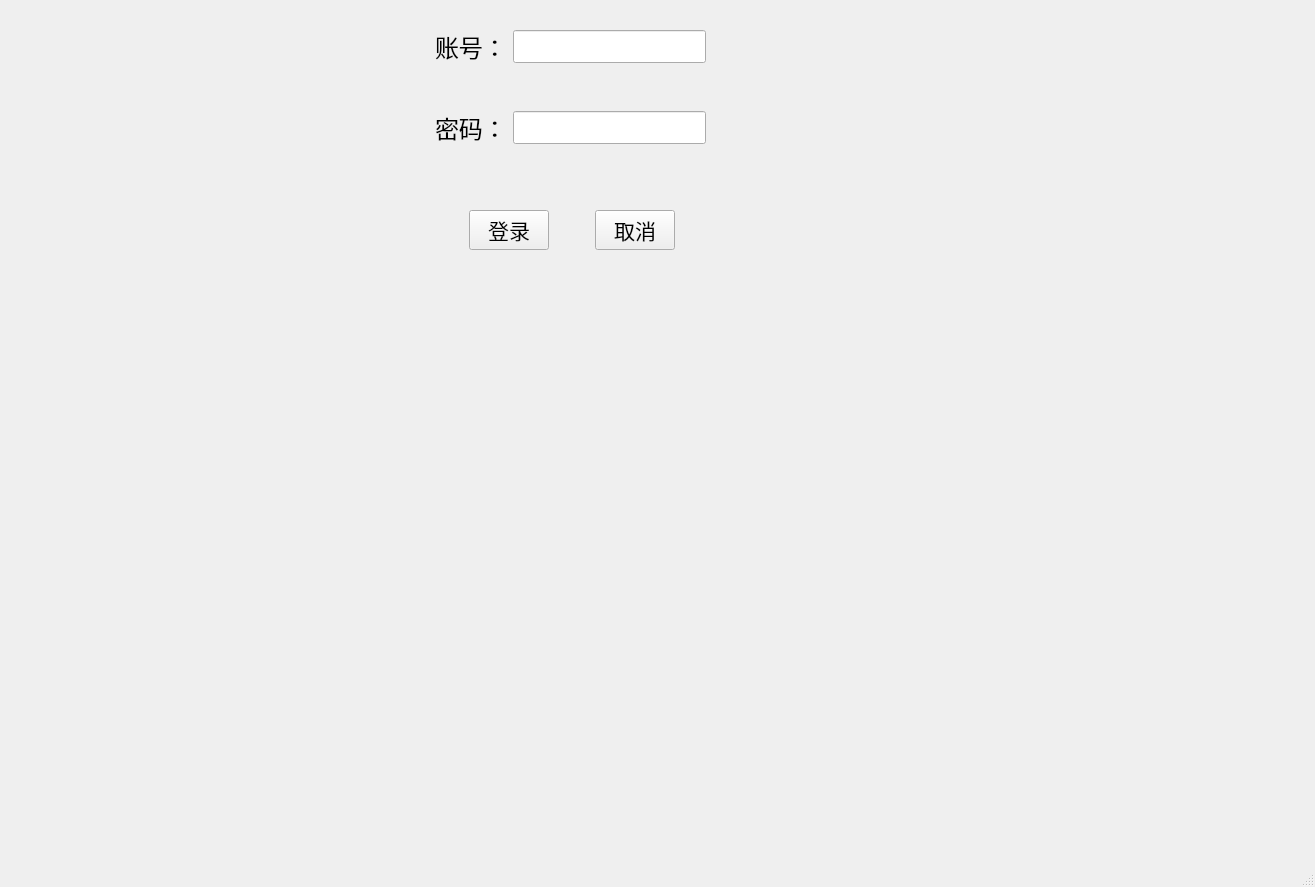
<?xml version="1.0" encoding="UTF-8"?>
<ui version="4.0">
 <class>MainWindow</class>
 <widget class="QMainWindow" name="MainWindow">
  <property name="geometry">
   <rect>
    <x>0</x>
    <y>0</y>
    <width>1315</width>
    <height>887</height>
   </rect>
  </property>
  <property name="windowTitle">
   <string>MainWindow</string>
  </property>
  <widget class="QWidget" name="centralwidget">
   <widget class="QWidget" name="widget_3" native="true">
    <property name="geometry">
     <rect>
      <x>310</x>
      <y>0</y>
      <width>521</width>
      <height>301</height>
     </rect>
    </property>
    <layout class="QGridLayout" name="gridLayout_3">
     <item row="2" column="0">
      <widget class="QWidget" name="widget_2" native="true">
       <property name="sizePolicy">
        <sizepolicy hsizetype="Preferred" vsizetype="Preferred">
         <horstretch>0</horstretch>
         <verstretch>0</verstretch>
        </sizepolicy>
       </property>
       <layout class="QHBoxLayout" name="horizontalLayout">
        <item>
         <spacer name="horizontalSpacer_3">
          <property name="orientation">
           <enum>Qt::Horizontal</enum>
          </property>
          <property name="sizeType">
           <enum>QSizePolicy::Fixed</enum>
          </property>
          <property name="sizeHint" stdset="0">
           <size>
            <width>150</width>
            <height>20</height>
           </size>
          </property>
         </spacer>
        </item>
        <item>
         <widget class="QPushButton" name="login_btn">
          <property name="font">
           <font>
            <pointsize>16</pointsize>
           </font>
          </property>
          <property name="text">
           <string>登录</string>
          </property>
         </widget>
        </item>
        <item>
         <spacer name="horizontalSpacer_5">
          <property name="orientation">
           <enum>Qt::Horizontal</enum>
          </property>
          <property name="sizeType">
           <enum>QSizePolicy::Fixed</enum>
          </property>
          <property name="sizeHint" stdset="0">
           <size>
            <width>40</width>
            <height>20</height>
           </size>
          </property>
         </spacer>
        </item>
        <item>
         <widget class="QPushButton" name="cancel_btn">
          <property name="font">
           <font>
            <pointsize>16</pointsize>
           </font>
          </property>
          <property name="text">
           <string>取消</string>
          </property>
         </widget>
        </item>
        <item>
         <spacer name="horizontalSpacer_4">
          <property name="orientation">
           <enum>Qt::Horizontal</enum>
          </property>
          <property name="sizeHint" stdset="0">
           <size>
            <width>40</width>
            <height>20</height>
           </size>
          </property>
         </spacer>
        </item>
       </layout>
      </widget>
     </item>
     <item row="1" column="0">
      <widget class="QWidget" name="widget" native="true">
       <property name="sizePolicy">
        <sizepolicy hsizetype="Preferred" vsizetype="Fixed">
         <horstretch>0</horstretch>
         <verstretch>0</verstretch>
        </sizepolicy>
       </property>
       <layout class="QGridLayout" name="gridLayout">
        <item row="2" column="3">
         <spacer name="horizontalSpacer_2">
          <property name="orientation">
           <enum>Qt::Horizontal</enum>
          </property>
          <property name="sizeHint" stdset="0">
           <size>
            <width>40</width>
            <height>20</height>
           </size>
          </property>
         </spacer>
        </item>
        <item row="4" column="1">
         <widget class="QLabel" name="password">
          <property name="font">
           <font>
            <pointsize>18</pointsize>
           </font>
          </property>
          <property name="text">
           <string>密码：</string>
          </property>
         </widget>
        </item>
        <item row="3" column="2">
         <spacer name="verticalSpacer">
          <property name="orientation">
           <enum>Qt::Vertical</enum>
          </property>
          <property name="sizeHint" stdset="0">
           <size>
            <width>20</width>
            <height>40</height>
           </size>
          </property>
         </spacer>
        </item>
        <item row="2" column="0">
         <spacer name="horizontalSpacer">
          <property name="orientation">
           <enum>Qt::Horizontal</enum>
          </property>
          <property name="sizeHint" stdset="0">
           <size>
            <width>40</width>
            <height>20</height>
           </size>
          </property>
         </spacer>
        </item>
        <item row="2" column="1">
         <widget class="QLabel" name="account">
          <property name="font">
           <font>
            <pointsize>18</pointsize>
           </font>
          </property>
          <property name="text">
           <string>账号：</string>
          </property>
         </widget>
        </item>
        <item row="2" column="2">
         <widget class="QLineEdit" name="account_lineEdit">
          <property name="baseSize">
           <size>
            <width>9</width>
            <height>8</height>
           </size>
          </property>
          <property name="font">
           <font>
            <pointsize>16</pointsize>
           </font>
          </property>
         </widget>
        </item>
        <item row="4" column="2">
         <widget class="QLineEdit" name="password_lineEdit">
          <property name="font">
           <font>
            <pointsize>16</pointsize>
           </font>
          </property>
          <property name="echoMode">
           <enum>QLineEdit::Password</enum>
          </property>
         </widget>
        </item>
        <item row="1" column="2">
         <spacer name="verticalSpacer_2">
          <property name="orientation">
           <enum>Qt::Vertical</enum>
          </property>
          <property name="sizeType">
           <enum>QSizePolicy::Fixed</enum>
          </property>
          <property name="sizeHint" stdset="0">
           <size>
            <width>20</width>
            <height>20</height>
           </size>
          </property>
         </spacer>
        </item>
       </layout>
      </widget>
     </item>
    </layout>
   </widget>
   <widget class="QLabel" name="framelabel">
    <property name="geometry">
     <rect>
      <x>20</x>
      <y>270</y>
      <width>1081</width>
      <height>571</height>
     </rect>
    </property>
    <property name="text">
     <string/>
    </property>
   </widget>
  </widget>
  <widget class="QStatusBar" name="statusbar"/>
 </widget>
 <resources/>
 <connections/>
</ui>
